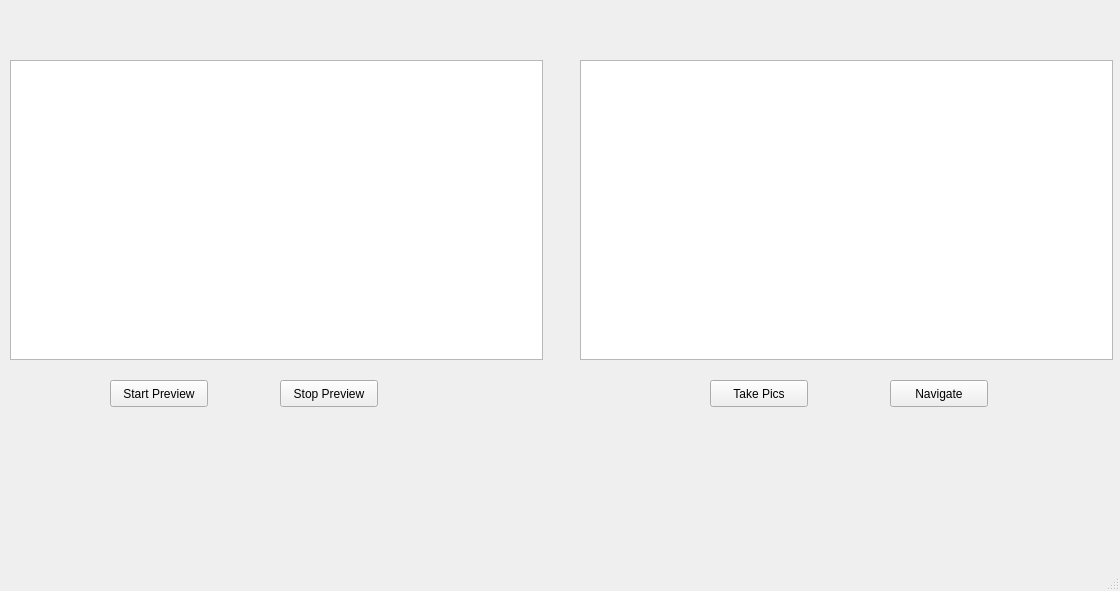
<?xml version="1.0" encoding="UTF-8"?>
<ui version="4.0">
 <class>MainWindow</class>
 <widget class="QMainWindow" name="MainWindow">
  <property name="geometry">
   <rect>
    <x>0</x>
    <y>0</y>
    <width>1120</width>
    <height>591</height>
   </rect>
  </property>
  <property name="windowTitle">
   <string>MainWindow</string>
  </property>
  <widget class="QWidget" name="centralwidget">
   <widget class="QPushButton" name="btn_start">
    <property name="geometry">
     <rect>
      <x>110</x>
      <y>380</y>
      <width>98</width>
      <height>27</height>
     </rect>
    </property>
    <property name="text">
     <string>Start Preview</string>
    </property>
   </widget>
   <widget class="QPushButton" name="btn_stop">
    <property name="geometry">
     <rect>
      <x>280</x>
      <y>380</y>
      <width>98</width>
      <height>27</height>
     </rect>
    </property>
    <property name="text">
     <string>Stop Preview</string>
    </property>
   </widget>
   <widget class="QPushButton" name="btn_takePics">
    <property name="geometry">
     <rect>
      <x>710</x>
      <y>380</y>
      <width>98</width>
      <height>27</height>
     </rect>
    </property>
    <property name="text">
     <string>Take Pics</string>
    </property>
   </widget>
   <widget class="QPushButton" name="btn_navigate">
    <property name="geometry">
     <rect>
      <x>890</x>
      <y>380</y>
      <width>98</width>
      <height>27</height>
     </rect>
    </property>
    <property name="text">
     <string>Navigate</string>
    </property>
   </widget>
   <widget class="QGraphicsView" name="view_cam0">
    <property name="geometry">
     <rect>
      <x>580</x>
      <y>60</y>
      <width>533</width>
      <height>300</height>
     </rect>
    </property>
   </widget>
   <widget class="QGraphicsView" name="view_cam1">
    <property name="geometry">
     <rect>
      <x>10</x>
      <y>60</y>
      <width>533</width>
      <height>300</height>
     </rect>
    </property>
   </widget>
  </widget>
  <widget class="QMenuBar" name="menubar">
   <property name="geometry">
    <rect>
     <x>0</x>
     <y>0</y>
     <width>1120</width>
     <height>25</height>
    </rect>
   </property>
  </widget>
  <widget class="QStatusBar" name="statusbar"/>
 </widget>
 <resources/>
 <connections/>
</ui>
